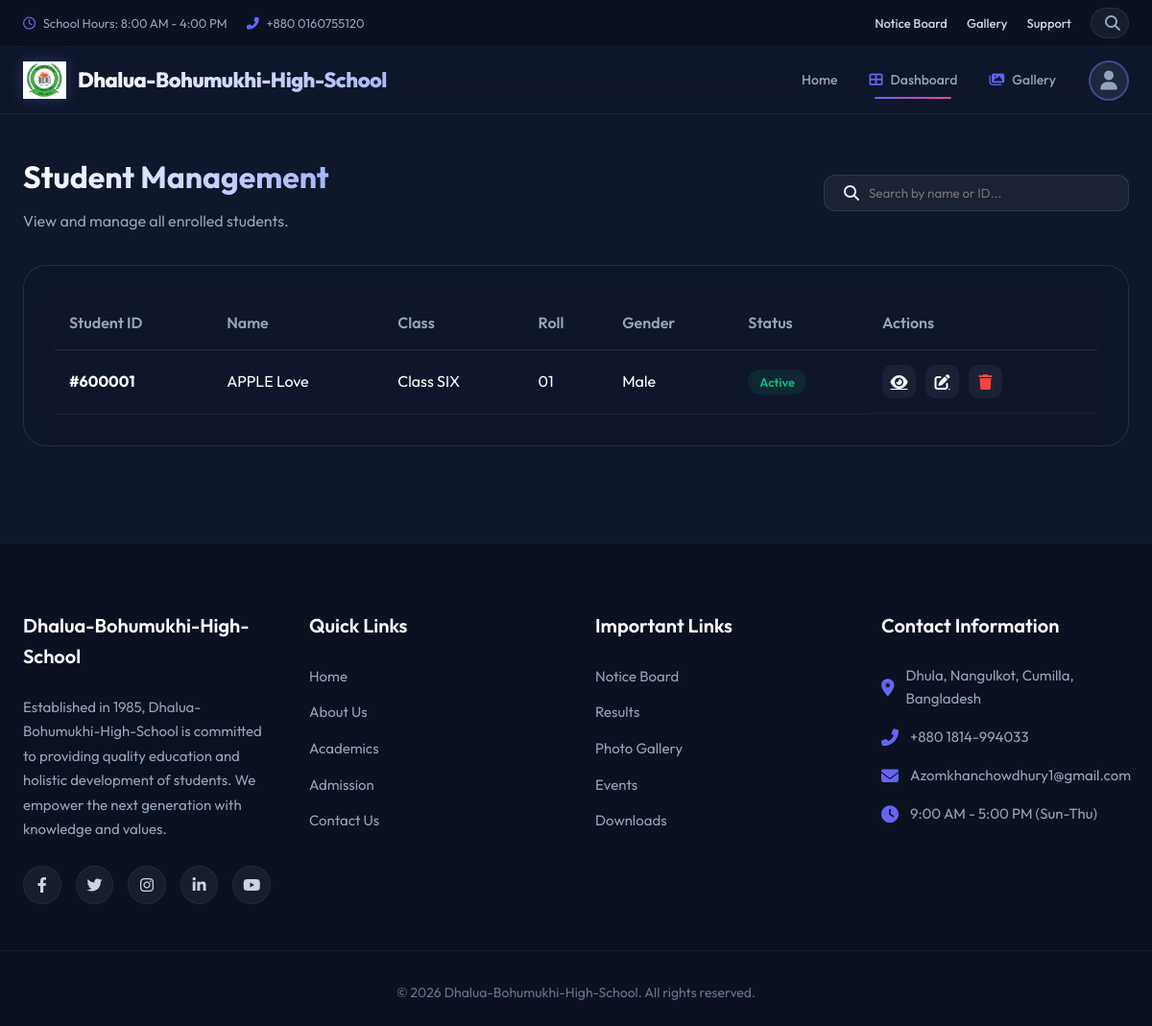
/admin-dashboard/students/ (signed in), run on the app's committed database.
### student/models.py (models this page shows, shortened)
class Student(models.Model):
    user = models.OneToOneField(User, on_delete=models.CASCADE, related_name='student_profile', null=True, blank=True)
    profile_image = models.ImageField(upload_to='students/', blank=True, null=True)
    phone_number = models.CharField(max_length=15, unique=True, null=True, blank=True)
    date_of_birth = models.DateField(null=True, blank=True)
    gender = models.CharField(max_length=10, choices=[('Male', 'Male'), ('Female', 'Female'), ('Other', 'Other')], null=True, blank=True)
    blood_group = models.CharField(max_length=5, blank=True, null=True)
    address = models.TextField(null=True, blank=True)
    student_id = models.CharField(max_length=20, unique=True, null=True, blank=True)
    roll_number = models.CharField(max_length=20, null=True, blank=True)
    admission_date = models.DateField(null=True, blank=True)
    current_class = models.CharField(max_length=20, null=True, blank=True)
    section = models.CharField(max_length=10, null=True, blank=True)
    academic_year = models.CharField(max_length=10, null=True, blank=True)

### admin/views.py (the view)
# urls.py: path('students/', views.student_list, name='student_list'),
@staff_member_required
def student_list(request):
    query = request.GET.get('search', '')
    students = Student.objects.all()
    if query:
        students = students.filter(
            Q(user__first_name__icontains=query) |
            Q(user__last_name__icontains=query) |
            Q(student_id__icontains=query)
        )
    return render(request, 'admin/students/student_list.html', {'students': students, 'query': query})

### accounts/context_processors.py (called while the page is built)
def user_profile_context(request):
    if request.user.is_authenticated:
        user = request.user
        role = "Admin" if user.is_superuser else "User"
        profile = None
        if hasattr(user, 'student_profile'):
            role = "Student"
            profile = user.student_profile
        elif hasattr(user, 'teacher_profile'):
            role = "Teacher"
            profile = user.teacher_profile
        elif hasattr(user, 'staff_profile'):
            role = "Staff"
            profile = user.staff_profile
        elif hasattr(user, 'parent_profile'):
            role = "Parent"
            profile = user.parent_profile
        return {
            'global_role': role,
            'global_profile': profile
        }
    return {}

### templates/admin/students/student_list.html (shortened to what this page needs)
{% extends 'base.html' %}
{% load static %}
{% block css %}
<link rel="stylesheet" href="{% static 'css/dashboard.css' %}">
{% endblock %}
{% block content %}
<div class="dashboard-wrapper">
    <div class="management-header">
        <div class="welcome-text">
            <h1>Student Management</h1>
            <p>View and manage all enrolled students.</p>
        </div>
        <div class="header-actions">
            <form class="search-bar" method="GET">
                <i class="fas fa-search"></i>
                <input type="text" name="search" placeholder="Search by name or ID..." value="{{ query }}">
            </form>
        </div>
    </div>
    <div class="student-table-container">
        <table>
            <thead>
                <tr>
                    <th>Student ID</th>
                    <th>Name</th>
                    <th>Class</th>
                    <th>Roll</th>
                    <th>Gender</th>
                    <th>Status</th>
                    <th>Actions</th>
                </tr>
            </thead>
            <tbody>
                {% for student in students %}
                <tr>
                    <td><strong>#{{ student.student_id }}</strong></td>
                    <td>{{ student.user.first_name }} {{ student.user.last_name }}</td>
                    <td>Class {{ student.current_class }}</td>
                    <td>{{ student.roll_number|default:"-" }}</td>
                    <td>{{ student.gender }}</td>
                    <td><span class="status-pill status-active">Active</span></td>
                    <td class="action-btns">
                        <a href="#" class="btn-icon" title="View"><i class="fas fa-eye"></i></a>
                        <a href="#" class="btn-icon" title="Edit"><i class="fas fa-edit"></i></a>
                        <a href="#" class="btn-icon" title="Delete" style="color: #ef4444;"><i class="fas fa-trash"></i></a>
                    </td>
                </tr>
                {% empty %}
                <tr>
                    <td colspan="7" style="text-align: center; padding: 50px;">No students found.</td>
                </tr>
                {% endfor %}
            </tbody>
        </table>
    </div>
</div>
{% endblock %}

### static/css/base.css (style rules this page uses)
* { margin: 0; padding: 0; box-sizing: border-box; font-family: 'Outfit', sans-serif; }
body { background-color: #0f172a; color: #e2e8f0; line-height: 1.6; overflow-x: hidden; }

### static/css/dashboard.css (style rules this page uses)
.dashboard-wrapper { padding: 40px 24px; max-width: 1400px; margin: 0 auto; }
.welcome-text h1 { font-size: 32px; font-weight: 700; background: linear-gradient(to right, #ffffff, #a5b4fc); -webkit-background-clip: text; background-clip: text; -webkit-text-fill-color: transparent; margin-bottom: 8px; }
.welcome-text p { color: #94a3b8; font-size: 16px; }

### templates/admin/students/student_list.html (style rules this page uses)
.management-header { display: flex; justify-content: space-between; align-items: center; margin-bottom: 2rem; }
.search-bar { display: flex; gap: 10px; background: rgba(255, 255, 255, 0.05); padding: 10px 20px; border-radius: 12px; border: 1px solid rgba(255, 255, 255, 0.1); }
.search-bar input { background: transparent; border: none; color: #fff; outline: none; width: 250px; }
.student-table-container { background: rgba(15, 23, 42, 0.6); backdrop-filter: blur(16px); border: 1px solid rgba(255, 255, 255, 0.1); border-radius: 24px; padding: 2rem; overflow-x: auto; }
table { width: 100%; border-collapse: collapse; color: #fff; }
th { text-align: left; padding: 15px; border-bottom: 1px solid rgba(255, 255, 255, 0.1); color: #94a3b8; font-weight: 600; }
td { padding: 15px; border-bottom: 1px solid rgba(255, 255, 255, 0.05); }
.status-pill { padding: 5px 12px; border-radius: 20px; font-size: 0.8rem; font-weight: 600; }
.status-active { background: rgba(16, 185, 129, 0.1); color: #10b981; }
.action-btns { display: flex; gap: 10px; }
.btn-icon { width: 35px; height: 35px; border-radius: 10px; display: flex; align-items: center; justify-content: center; background: rgba(255, 255, 255, 0.05); color: #fff; transition: all 0.3s; }

### data on the page
Student: student_id "600001", user.first_name "APPLE", user.last_name "Love", current_class "SIX", roll_number "01", gender "Male"
